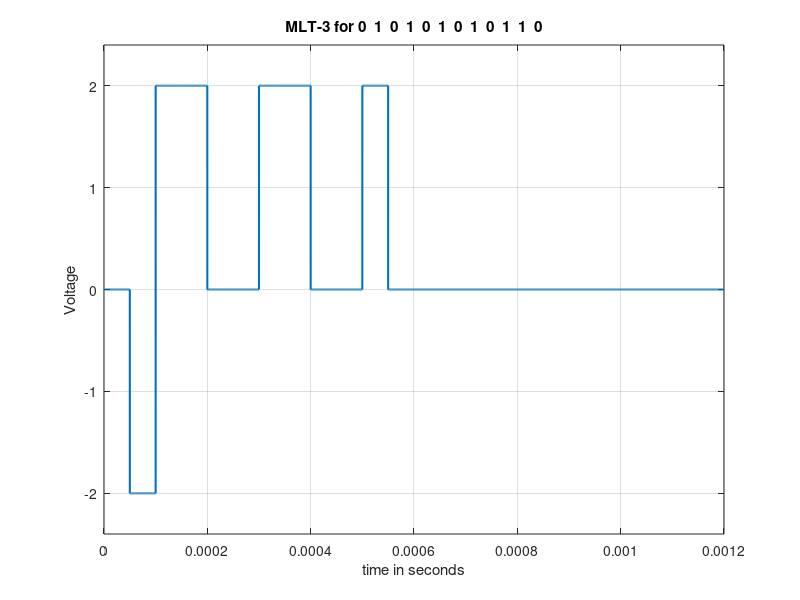

Write the MATLAB code that produced this figure.
clc

close all
bit_stream = [0 1 0 1 0 1 0 1 0 1 1 0]; 
no_bits = length(bit_stream);
 bit_rate = 10000;
 pulse_per_bit = 2;
 pulse_duration = 1/((pulse_per_bit)*(bit_rate));
 no_pulses = no_bits*pulse_per_bit;
 samples_per_pulse = 1000;
 fs = (samples_per_pulse)/(pulse_duration);
 t = 0:1/fs:(no_pulses)*(pulse_duration);
 no_samples = length(t);
 dig_sig = zeros(1,no_samples);
 max_voltage = +2;
 avg_voltage=0;
 min_voltage = -2;
flag=0;
last_state=min_voltage;
flag1=0;
for i = 1:no_bits
 if bit_stream(i) == 1
 if flag == 0
 if flag1==0
 dig_sig((i*(samples_per_pulse)+1):(i+1)*(samples_per_pulse)) = max_voltage*ones(1,samples_per_pulse);
 flag=1;
 last_state=max_voltage;
 flag1=1;
 else
 dig_sig((i*(samples_per_pulse)+1):(i+1)*(samples_per_pulse)) = avg_voltage*ones(1,samples_per_pulse);
 flag=0;
 last_state=avg_voltage;
 flag1=0;
 end
 else
 if flag1==1
 dig_sig((i*(samples_per_pulse)+1):(i+1)*(samples_per_pulse)) = avg_voltage*ones(1,samples_per_pulse);
 flag=0;
 last_state=avg_voltage;
 flag1=0;
 else
 dig_sig((i*(samples_per_pulse)+1):(i+1)*(samples_per_pulse)) = min_voltage*ones(1,samples_per_pulse);
 flag=0;
 last_state=min_voltage;
1;
 flag1=1;
 end
 end
 else
 dig_sig((i*(samples_per_pulse)+1):(i+1)*(samples_per_pulse)) = last_state*ones(1,samples_per_pulse);
 end
end
 plot(t,dig_sig,'linewidth',1.5)
grid on
xlabel('time in seconds')
ylabel('Voltage')
ylim([(min_voltage - (max_voltage)*0.2) 
(max_voltage+max_voltage*0.2)])
 title(['MLT-3 for ',num2str(bit_stream),''])
